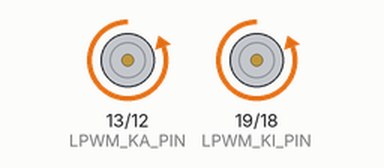
Recording of a sketch running on a simulated Arduino Uno, built with avr-gcc and run on an emulated ATmega328P. Shown: motor-driver pin pairs drawn as motors (green arrow = first pin HIGH = forward, orange = second pin HIGH = backward, longer = more drive).

Above: at 1.5 s.
At 4.5 s:
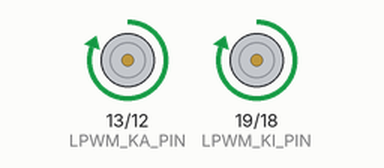
Timing chart, 0 to 7.8 s (numbered marks = the images above):
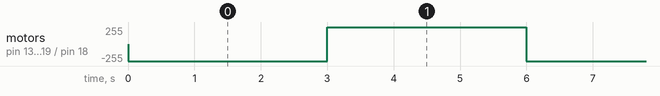

Measured:
- by itself, motor on pin 13 (LPWM_KA_PIN) / pin 12 (RPWM_KA_PIN), motor on pin 19 (LPWM_KI_PIN) / pin 18 (RPWM_KI_PIN): alternates forward 255/255 for 3.0 s and backward 255/255 for 3.0 s

The sketch:

motor-test-fix.ino
```cpp
#define RPWM_KA_PIN 12
#define LPWM_KA_PIN 13

#define RPWM_KI_PIN 18
#define LPWM_KI_PIN 19

void setup() {
  pinMode(RPWM_KA_PIN, OUTPUT);
  pinMode(LPWM_KA_PIN, OUTPUT);
  analogWrite(RPWM_KA_PIN, 0);
  analogWrite(LPWM_KA_PIN, 0);

  pinMode(RPWM_KI_PIN, OUTPUT);
  pinMode(LPWM_KI_PIN, OUTPUT);
  analogWrite(RPWM_KI_PIN, 0);
  analogWrite(LPWM_KI_PIN, 0);
}

void loop() {
  ForwardRight(128);
  ForwardLeft(128);
  delay(3000);
  ReverseRight(128);
  ReverseLeft(128);
  delay(3000);
}

void ForwardRight(int pwm){
  analogWrite(RPWM_KA_PIN, pwm);
  analogWrite(LPWM_KA_PIN, 0);
}

void ReverseRight(int pwm){
  analogWrite(LPWM_KA_PIN, pwm);
  analogWrite(RPWM_KA_PIN, 0);
}

void ForwardLeft(int pwm){
  analogWrite(RPWM_KI_PIN, pwm);
  analogWrite(LPWM_KI_PIN, 0);
}

void ReverseLeft(int pwm){
  analogWrite(LPWM_KI_PIN, pwm);
  analogWrite(RPWM_KI_PIN, 0);
}
```
